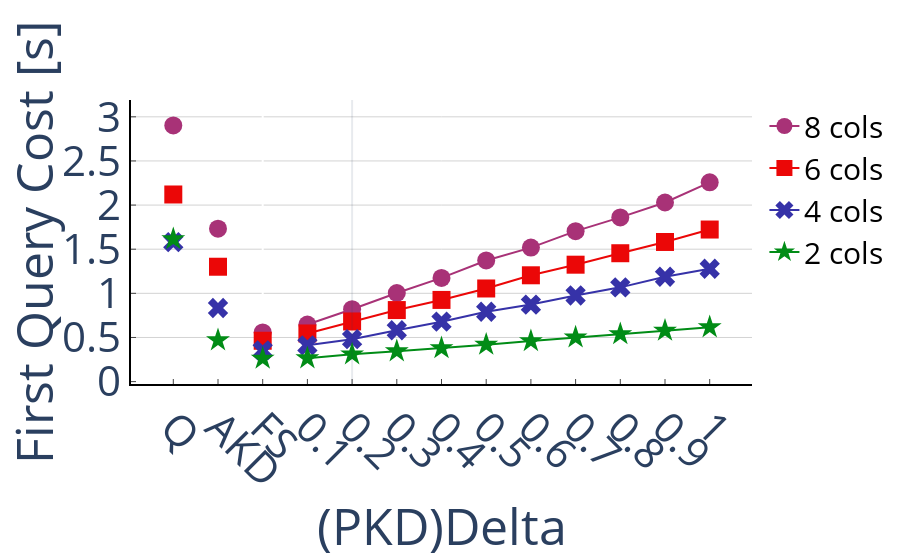

Notebook cell for this chart:
### Markdown cell above
# First Query

### Code cell
fig = create_figure()

cols = [8, 6, 4, 2]
markers = delta_markers
colors = ['rgba(168, 50, 119, 1)', 'rgba(235, 7, 7, 1)', 'rgba(54, 50, 168, 1)', 'rgba(1, 140, 22, 1)']
markers = delta_markers

lines = []
shapes = []

for i, marker, color in zip(cols, markers, colors):

    fq_times = []
    for d in deltas:
        fq_times.append(get_first_query(read(f'ProgressiveIndex_{d}', f'Uniform{i}')))
    lines.append(
        go.Scatter(
            name=f'{i} cols',
            x=deltas,
            y=fq_times,
            mode='lines+markers',
            marker=dict(
                size=18,
                symbol=marker
            ),
            marker_color=color
        )
    )
    
    # add other indices values
    
    lines.append(
        go.Scatter(
            name=f'{i}FullScan',
            x=[-0.0],
            y=[get_first_query(read(f'FullScan', f'Uniform{i}'))],
            mode='markers',
            marker_color=color,
            marker=dict(
                size=18,
                symbol=marker
            ),
            showlegend=False
        )
    )
    
    lines.append(
        go.Scatter(
            name=f'{i}AKD',
            x=[-0.1],
            y=[get_first_query(read(f'CrackingKDTree' ,f'Uniform{i}'))],
            mode='markers',
            marker_color=color,
            marker=dict(
                size=18,
                symbol=marker
            ),
            showlegend=False
        )
    )
    
    lines.append(
        go.Scatter(
            name=f'{i}Quasii',
            x=[-0.2],
            y=[get_first_query(read(f'Quasii' ,f'Uniform{i}'))],
            mode='markers',
            marker_color=color,
            marker=dict(
                size=18,
                symbol=marker
            ),
            showlegend=False
        )
    )
    
#     lines.append(
#         go.Scatter(
#             name=f'{i}AvgKD',
#             x=[-0.3],
#             y=[get_first_query(read(f'AverageKDTree' ,f'Uniform{i}'))],
#             mode='markers',
#             marker_color=color,
#             marker=dict(
#                 size=18,
#                 symbol='circle'
#             ),
#             showlegend=False
#         )
#     )
    
#     lines.append(
#         go.Scatter(
#             name=f'{i}MedKD',
#             x=[-0.4],
#             y=[get_first_query(read(f'MedianKDTree' ,f'Uniform{i}'))],
#             mode='markers',
#             marker_color=color,
#             marker=dict(
#                 size=18,
#                 symbol='circle'
#             ),
#             showlegend=False
#         )
#     )

# add line at 0.2 delta
shapes.append(
    dict(
        type= 'line',
        yref="paper", y0= 0, y1=1,
        x0= 0.2, x1=0.2,
        opacity=0.1
    )
)

fig.add_traces(data=lines)
fig.update_layout(showlegend=True, yaxis_title='First Query Cost [s]', xaxis_title='(PKD)Delta', shapes=shapes)
fig.update_xaxes(tickangle=45)
fig.update_layout(
#     xaxis=dict(
#         tickmode = 'linear',
#         tick0 = 0.0,
#         dtick = 0.1
#     )
    xaxis = dict(
        tickmode = 'array',
        tickvals = [-0.2, -0.1, -0.0] + deltas,
        ticktext = ['Q', 'AKD', 'FS'] + deltas
    ),
)
save_figure(fig, 'delta_exp_first_query.pdf')
fig

### Figure 1 — Plotly figure (JSON) as saved in the notebook; plotly's stock layout.template omitted (floating-point values rounded to 4 significant figures)
{"data": [{"marker": {"color": "rgba(168, 50, 119, 1)", "size": 18, "symbol": "circle"}, "mode": "lines+markers", "name": "8 cols", "type": "scatter", "x": [0.1, 0.2, 0.3, 0.4, 0.5, 0.6, 0.7, 0.8, 0.9, 1], "y": [0.6466, 0.8205, 1.004, 1.175, 1.373, 1.518, 1.705, 1.86, 2.029, 2.257]}, {"marker": {"color": "rgba(168, 50, 119, 1)", "size": 18, "symbol": "circle"}, "mode": "markers", "name": "8FullScan", "showlegend": false, "type": "scatter", "x": [0], "y": [0.5578]}, {"marker": {"color": "rgba(168, 50, 119, 1)", "size": 18, "symbol": "circle"}, "mode": "markers", "name": "8AKD", "showlegend": false, "type": "scatter", "x": [-0.1], "y": [1.733]}, {"marker": {"color": "rgba(168, 50, 119, 1)", "size": 18, "symbol": "circle"}, "mode": "markers", "name": "8Quasii", "showlegend": false, "type": "scatter", "x": [-0.2], "y": [2.902]}, {"marker": {"color": "rgba(235, 7, 7, 1)", "size": 18, "symbol": "square"}, "mode": "lines+markers", "name": "6 cols", "type": "scatter", "x": [0.1, 0.2, 0.3, 0.4, 0.5, 0.6, 0.7, 0.8, 0.9, 1], "y": [0.5454, 0.6814, 0.8105, 0.9255, 1.055, 1.205, 1.325, 1.455, 1.582, 1.723]}, {"marker": {"color": "rgba(235, 7, 7, 1)", "size": 18, "symbol": "square"}, "mode": "markers", "name": "6FullScan", "showlegend": false, "type": "scatter", "x": [0], "y": [0.4629]}, {"marker": {"color": "rgba(235, 7, 7, 1)", "size": 18, "symbol": "square"}, "mode": "markers", "name": "6AKD", "showlegend": false, "type": "scatter", "x": [-0.1], "y": [1.301]}, {"marker": {"color": "rgba(235, 7, 7, 1)", "size": 18, "symbol": "square"}, "mode": "markers", "name": "6Quasii", "showlegend": false, "type": "scatter", "x": [-0.2], "y": [2.12]}, {"marker": {"color": "rgba(54, 50, 168, 1)", "size": 18, "symbol": "x"}, "mode": "lines+markers", "name": "4 cols", "type": "scatter", "x": [0.1, 0.2, 0.3, 0.4, 0.5, 0.6, 0.7, 0.8, 0.9, 1], "y": [0.4107, 0.4812, 0.5821, 0.6788, 0.7913, 0.8725, 0.9761, 1.068, 1.188, 1.279]}, {"marker": {"color": "rgba(54, 50, 168, 1)", "size": 18, "symbol": "x"}, "mode": "markers", "name": "4FullScan", "showlegend": false, "type": "scatter", "x": [0], "y": [0.3533]}, {"marker": {"color": "rgba(54, 50, 168, 1)", "size": 18, "symbol": "x"}, "mode": "markers", "name": "4AKD", "showlegend": false, "type": "scatter", "x": [-0.1], "y": [0.8342]}, {"marker": {"color": "rgba(54, 50, 168, 1)", "size": 18, "symbol": "x"}, "mode": "markers", "name": "4Quasii", "showlegend": false, "type": "scatter", "x": [-0.2], "y": [1.58]}, {"marker": {"color": "rgba(1, 140, 22, 1)", "size": 18, "symbol": "star"}, "mode": "lines+markers", "name": "2 cols", "type": "scatter", "x": [0.1, 0.2, 0.3, 0.4, 0.5, 0.6, 0.7, 0.8, 0.9, 1], "y": [0.2649, 0.3095, 0.3444, 0.3796, 0.4187, 0.4594, 0.5009, 0.5381, 0.5772, 0.6164]}, {"marker": {"color": "rgba(1, 140, 22, 1)", "size": 18, "symbol": "star"}, "mode": "markers", "name": "2FullScan", "showlegend": false, "type": "scatter", "x": [0], "y": [0.2612]}, {"marker": {"color": "rgba(1, 140, 22, 1)", "size": 18, "symbol": "star"}, "mode": "markers", "name": "2AKD", "showlegend": false, "type": "scatter", "x": [-0.1], "y": [0.4691]}, {"marker": {"color": "rgba(1, 140, 22, 1)", "size": 18, "symbol": "star"}, "mode": "markers", "name": "2Quasii", "showlegend": false, "type": "scatter", "x": [-0.2], "y": [1.615]}], "layout": {"font": {"size": 42}, "legend": {"font": {"color": "black", "size": 30}}, "plot_bgcolor": "rgba(0,0,0,0)", "shapes": [{"opacity": 0.1, "type": "line", "x0": 0.2, "x1": 0.2, "y0": 0, "y1": 1, "yref": "paper"}], "showlegend": true, "xaxis": {"linecolor": "black", "linewidth": 2, "showline": true, "tickangle": 45, "ticklen": 5, "tickmode": "array", "ticks": "inside", "ticktext": ["Q", "AKD", "FS", 0.1, 0.2, 0.3, 0.4, 0.5, 0.6, 0.7, 0.8, 0.9, 1], "tickvals": [-0.2, -0.1, 0, 0.1, 0.2, 0.3, 0.4, 0.5, 0.6, 0.7, 0.8, 0.9, 1], "title": {"text": "(PKD)Delta"}, "zeroline": true}, "yaxis": {"gridcolor": "lightgrey", "gridwidth": 1, "linecolor": "black", "linewidth": 2, "showgrid": true, "showline": true, "ticklen": 5, "ticks": "inside", "title": {"text": "First Query Cost [s]"}, "zeroline": true}}}
